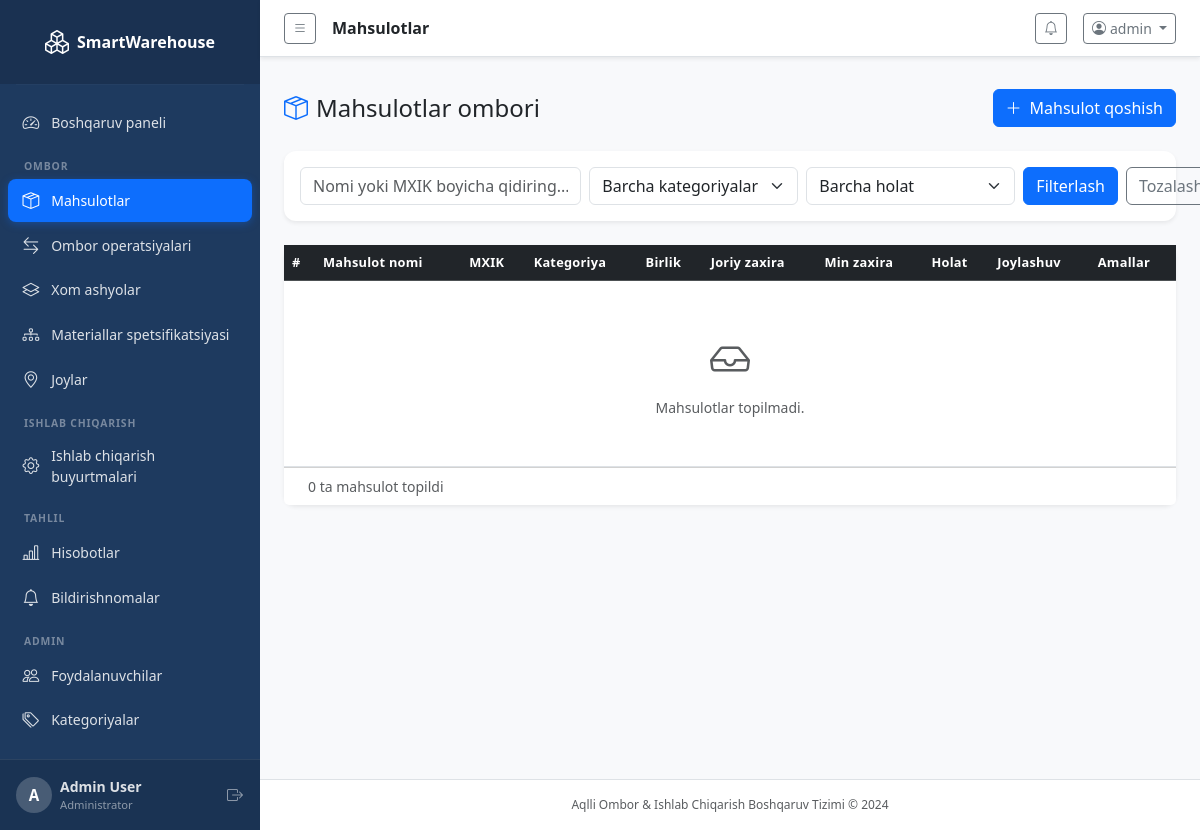
/inventory/products/ (signed in), run on an earlier commit of the app's database.
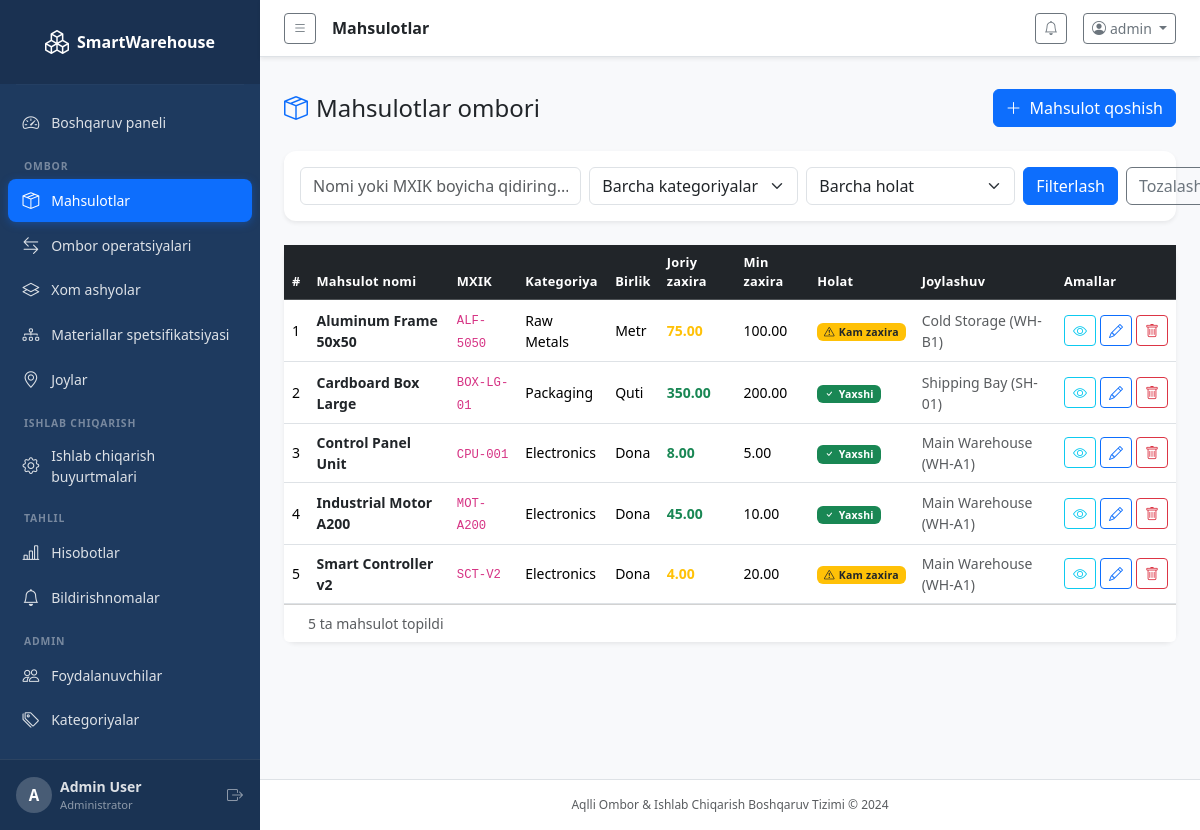
And on a later commit of the database.
### accounts/models.py (models this page shows, shortened)
class CustomUser(AbstractUser):
    ROLE_CHOICES = [
        ('admin', 'Administrator'),
        ('warehouse_manager', 'Ombor boshqaruvchisi'),
        ('production_manager', 'Ishlab chiqarish boshqaruvchisi'),
        ('worker', 'Ishchi'),
    ]
    role = models.CharField(max_length=30, choices=ROLE_CHOICES, default='worker')
    phone = models.CharField(max_length=20, blank=True)
    department = models.CharField(max_length=100, blank=True)
    is_active = models.BooleanField(default=True)
    @property
    def is_admin(self):
        return self.role == 'admin' or self.is_superuser

### inventory/models.py (models this page shows, shortened)
class Product(models.Model):
    UNIT_CHOICES = [
        ('pcs', 'Dona'),
        ('kg', 'Kilogramm'),
        ('g', 'Gramm'),
        ('l', 'Litr'),
        ('ml', 'Millilitr'),
        ('m', 'Metr'),
        ('m2', 'Kv. metr'),
        ('m3', 'Kub metr'),
        ('box', 'Quti'),
        ('pack', 'Paket'),
    ]
    product_name = models.CharField(max_length=200)
    sku = models.CharField(max_length=50, unique=True, verbose_name='MXIK')
    category = models.ForeignKey(Category, on_delete=models.SET_NULL, null=True, blank=True, related_name='products')
    unit = models.CharField(max_length=10, choices=UNIT_CHOICES, default='pcs')
    minimum_stock = models.DecimalField(max_digits=12, decimal_places=2, default=0)
    current_stock = models.DecimalField(max_digits=12, decimal_places=2, default=0)
    default_location = models.ForeignKey(WarehouseLocation, on_delete=models.SET_NULL, null=True, blank=True)
    description = models.TextField(blank=True)
    created_at = models.DateTimeField(auto_now_add=True)
    updated_at = models.DateTimeField(auto_now=True)
    class Meta:
        ordering = ['product_name']
    @property
    def is_low_stock(self):
        return self.current_stock <= self.minimum_stock

class Category(models.Model):
    name = models.CharField(max_length=100, unique=True)
    description = models.TextField(blank=True)
    created_at = models.DateTimeField(auto_now_add=True)
    class Meta:
        verbose_name_plural = 'Categories'
        ordering = ['name']

class WarehouseLocation(models.Model):
    name = models.CharField(max_length=100)
    code = models.CharField(max_length=20, unique=True)
    description = models.TextField(blank=True)
    is_active = models.BooleanField(default=True)
    created_at = models.DateTimeField(auto_now_add=True)
    class Meta:
        ordering = ['name']
    def __str__(self):
        return f'{self.name} ({self.code})'

### inventory/views.py (the view)
# urls.py: path('products/', views.product_list, name='product_list'),
@login_required
def product_list(request):
    q = request.GET.get('q', '')
    category_id = request.GET.get('category', '')
    status = request.GET.get('status', '')
    products = Product.objects.select_related('category', 'default_location').all()
    if q:
        products = products.filter(Q(product_name__icontains=q) | Q(sku__icontains=q))
    if category_id:
        products = products.filter(category_id=category_id)
    if status == 'low':
        products = products.filter(current_stock__lte=F('minimum_stock'))
    elif status == 'out':
        products = products.filter(current_stock=0)
    categories = Category.objects.all()
    return render(request, 'inventory/products.html', {
        'products': products,
        'categories': categories,
        'q': q,
        'selected_category': category_id,
        'selected_status': status,
    })

### dashboard/context_processors.py (called while the page is built)
def notifications_processor(request):
    if request.user.is_authenticated:
        unread_notifications = Notification.objects.filter(is_read=False).order_by('-created_at')[:10]
        unread_count = Notification.objects.filter(is_read=False).count()
        return {
            'unread_notifications': unread_notifications,
            'unread_count': unread_count,
        }
    return {}

### templates/inventory/products.html (shortened to what this page needs)
{% extends 'base.html' %}
{% block page_title %}Mahsulotlar{% endblock %}
{% block content %}
<div class="d-flex justify-content-between align-items-center mb-4 mt-3 flex-wrap gap-2">
  <h4 class="mb-0"><i class="bi bi-box-seam me-2 text-primary"></i>Mahsulotlar ombori</h4>
  <a href="{% url 'inventory:product_create' %}" class="btn btn-primary">
    <i class="bi bi-plus-lg me-2"></i>Mahsulot qoshish
  </a>
</div>
<div class="card border-0 shadow-sm mb-4">
  <div class="card-body py-3">
    <form method="get" class="row g-2 align-items-end">
      <div class="col-md-4">
        <input type="text" name="q" value="{{ q }}" class="form-control" placeholder="Nomi yoki MXIK boyicha qidiring...">
      </div>
      <div class="col-md-3">
        <select name="category" class="form-select">
          <option value="">Barcha kategoriyalar</option>
        </select>
      </div>
      <div class="col-md-3">
        <select name="status" class="form-select">
          <option value="">Barcha holat</option>
        </select>
      </div>
      <div class="col-md-2">
        <div class="d-flex gap-2">
          <button type="submit" class="btn btn-primary flex-grow-1">Filterlash</button>
          <a href="{% url 'inventory:product_list' %}" class="btn btn-outline-secondary">Tozalash</a>
        </div>
      </div>
    </form>
  </div>
</div>
<div class="card border-0 shadow-sm">
  <div class="card-body p-0">
    <div class="table-responsive">
      <table class="table table-hover align-middle mb-0">
        <thead class="table-dark">
          <tr>
            <th>#</th>
            <th>Mahsulot nomi</th>
            <th>MXIK</th>
            <th>Kategoriya</th>
            <th>Birlik</th>
            <th>Joriy zaxira</th>
            <th>Min zaxira</th>
            <th>Holat</th>
            <th>Joylashuv</th>
            <th>Amallar</th>
          </tr>
        </thead>
        <tbody>
          {% for product in products %}
          <tr>
            <td>{{ forloop.counter }}</td>
            <td class="fw-semibold">
              <a href="{% url 'inventory:product_detail' product.pk %}" class="text-decoration-none text-dark">{{ product.product_name }}</a>
            </td>
            <td><code class="small">{{ product.sku }}</code></td>
            <td>{{ product.category.name|default:'—' }}</td>
            <td>{{ product.get_unit_display }}</td>
            <td class="fw-bold {% if product.current_stock == 0 %}text-danger{% elif product.is_low_stock %}text-warning{% else %}text-success{% endif %}">
              {{ product.current_stock }}
            </td>
            <td>{{ product.minimum_stock }}</td>
            <td>
              {% if product.current_stock == 0 %}
                <span class="badge bg-danger">Zaxira tugagan</span>
              {% elif product.is_low_stock %}
                <span class="badge bg-warning text-dark"><i class="bi bi-exclamation-triangle me-1"></i>Kam zaxira</span>
              {% else %}
                <span class="badge bg-success"><i class="bi bi-check me-1"></i>Yaxshi</span>
              {% endif %}
            </td>
            <td class="small text-muted">{{ product.default_location|default:'—' }}</td>
            <td>
              <div class="d-flex gap-1">
                <a href="{% url 'inventory:product_detail' product.pk %}" class="btn btn-sm btn-outline-info" title="Korish"><i class="bi bi-eye"></i></a>
                <a href="{% url 'inventory:product_edit' product.pk %}" class="btn btn-sm btn-outline-primary" title="Tahrirlash"><i class="bi bi-pencil"></i></a>
                <a href="{% url 'inventory:product_delete' product.pk %}" class="btn btn-sm btn-outline-danger" title="Ochirish"><i class="bi bi-trash"></i></a>
              </div>
            </td>
          </tr>
          {% empty %}
          <tr><td colspan="10" class="text-center text-muted py-5">
            <i class="bi bi-inbox fs-1 d-block mb-2"></i>Mahsulotlar topilmadi.
          </td></tr>
          {% endfor %}
        </tbody>
      </table>
    </div>
  </div>
  <div class="card-footer bg-white text-muted small py-2 px-4">
    {{ products|length }} ta mahsulot topildi
  </div>
</div>
{% endblock %}

### templates/base.html (shortened to what this page needs)
<!DOCTYPE html>
<html lang="en">
<head>
  <link href="https://cdn.jsdelivr.net/npm/bootstrap@5.3.3/dist/css/bootstrap.min.css" rel="stylesheet">
  <link href="https://cdn.jsdelivr.net/npm/bootstrap-icons@1.11.3/font/bootstrap-icons.min.css" rel="stylesheet">
  <link href="/static/css/custom.css" rel="stylesheet">
</head>
<body class="bg-light">
{% if user.is_authenticated %}
<div class="d-flex" id="wrapper">
  <nav id="sidebar" class="sidebar d-flex flex-column flex-shrink-0 p-0">
    <a href="{% url 'dashboard:index' %}" class="sidebar-brand d-flex align-items-center justify-content-center py-4 px-3 text-decoration-none">
      <i class="bi bi-boxes me-2 fs-4"></i>
      <span class="fs-6 fw-bold">SmartWarehouse</span>
    </a>
    <hr class="sidebar-divider mx-3 my-0">
    <ul class="nav flex-column px-2 py-3 flex-grow-1">
      <li class="nav-item">
        <a class="nav-link sidebar-link {% if request.resolver_match.app_name == 'dashboard' and request.resolver_match.url_name == 'index' %}active{% endif %}"
           href="{% url 'dashboard:index' %}">
          <i class="bi bi-speedometer2"></i><span>Boshqaruv paneli</span>
        </a>
      </li>
      <li class="sidebar-section-label">OMBOR</li>
      <li class="nav-item">
        <a class="nav-link sidebar-link {% if request.resolver_match.app_name == 'inventory' and 'product' in request.resolver_match.url_name %}active{% endif %}"
           href="{% url 'inventory:product_list' %}">
          <i class="bi bi-box-seam"></i><span>Mahsulotlar</span>
        </a>
      </li>
      <li class="nav-item">
        <a class="nav-link sidebar-link {% if request.resolver_match.app_name == 'inventory' and 'transaction' in request.resolver_match.url_name %}active{% endif %}"
           href="{% url 'inventory:transaction_list' %}">
          <i class="bi bi-arrow-left-right"></i><span>Ombor operatsiyalari</span>
        </a>
      </li>
      <li class="nav-item">
        <a class="nav-link sidebar-link {% if request.resolver_match.app_name == 'inventory' and 'raw_material' in request.resolver_match.url_name %}active{% endif %}"
           href="{% url 'inventory:raw_material_list' %}">
          <i class="bi bi-layers"></i><span>Xom ashyolar</span>
        </a>
      </li>
      <li class="nav-item">
        <a class="nav-link sidebar-link {% if request.resolver_match.app_name == 'inventory' and 'bom' in request.resolver_match.url_name %}active{% endif %}"
           href="{% url 'inventory:bom_list' %}">
          <i class="bi bi-diagram-3"></i><span>Materiallar spetsifikatsiyasi</span>
        </a>
      </li>
      <li class="nav-item">
        <a class="nav-link sidebar-link {% if request.resolver_match.app_name == 'inventory' and 'location' in request.resolver_match.url_name %}active{% endif %}"
           href="{% url 'inventory:location_list' %}">
          <i class="bi bi-geo-alt"></i><span>Joylar</span>
        </a>
      </li>
      <li class="sidebar-section-label">ISHLAB CHIQARISH</li>
      <li class="nav-item">
        <a class="nav-link sidebar-link {% if request.resolver_match.app_name == 'production' %}active{% endif %}"
           href="{% url 'production:order_list' %}">
          <i class="bi bi-gear"></i><span>Ishlab chiqarish buyurtmalari</span>
        </a>
      </li>
      <li class="sidebar-section-label">TAHLIL</li>
      <li class="nav-item">
        <a class="nav-link sidebar-link {% if request.resolver_match.app_name == 'reports' %}active{% endif %}"
           href="{% url 'reports:index' %}">
          <i class="bi bi-bar-chart-line"></i><span>Hisobotlar</span>
        </a>
      </li>
      <li class="nav-item">
        <a class="nav-link sidebar-link {% if request.resolver_match.app_name == 'dashboard' and request.resolver_match.url_name == 'notifications' %}active{% endif %}"
           href="{% url 'dashboard:notifications' %}">
          <i class="bi bi-bell"></i><span>Bildirishnomalar</span>
        </a>
      </li>
      {% if user.is_admin %}
      <li class="sidebar-section-label">ADMIN</li>
      <li class="nav-item">
        <a class="nav-link sidebar-link {% if request.resolver_match.app_name == 'accounts' and 'user' in request.resolver_match.url_name %}active{% endif %}"
           href="{% url 'accounts:users' %}">
          <i class="bi bi-people"></i><span>Foydalanuvchilar</span>
        </a>
      </li>
      <li class="nav-item">
        <a class="nav-link sidebar-link" href="{% url 'inventory:category_list' %}">
          <i class="bi bi-tags"></i><span>Kategoriyalar</span>
        </a>
      </li>
      {% endif %}
    </ul>
    <div class="sidebar-footer px-3 py-3">
      <div class="d-flex align-items-center gap-2">
        <div class="avatar-circle">{{ user.username|first|upper }}</div>
        <div class="flex-grow-1 overflow-hidden">
          <div class="fw-semibold text-truncate small">{{ user.get_full_name|default:user.username }}</div>
          <div class="text-muted" style="font-size:0.7rem">{{ user.get_role_display }}</div>
        </div>
        <form method="post" action="{% url 'accounts:logout' %}" class="d-inline">{% csrf_token %}<button type="submit" class="btn btn-link text-muted p-0" title="Chiqish"><i class="bi bi-box-arrow-right"></i></button></form>
      </div>
    </div>
  </nav>
  <div id="page-content-wrapper" class="flex-grow-1 d-flex flex-column min-vh-100">
    <nav class="navbar navbar-expand navbar-light bg-white border-bottom px-4 py-2 sticky-top shadow-sm">
      <button class="btn btn-sm btn-outline-secondary me-3" id="sidebarToggle">
        <i class="bi bi-list"></i>
      </button>
      <span class="navbar-text fw-semibold text-dark">{% block page_title %}{% endblock %}</span>
      <div class="ms-auto d-flex align-items-center gap-3">
        <div class="dropdown">
          <a class="btn btn-sm btn-outline-secondary position-relative" data-bs-toggle="dropdown" href="#">
            <i class="bi bi-bell"></i>
          </a>
        </div>
        <div class="dropdown">
          <a class="btn btn-sm btn-outline-secondary dropdown-toggle" data-bs-toggle="dropdown" href="#">
            <i class="bi bi-person-circle me-1"></i>{{ user.username }}
          </a>
        </div>
      </div>
    </nav>
    <div class="px-4 pt-3">
    </div>
    <main class="flex-grow-1 px-4 pb-4">
{% endif %}
{% block content %}{% endblock %}
{% if user.is_authenticated %}
    </main>
    <footer class="text-center text-muted py-3 border-top bg-white" style="font-size:0.75rem">
      Aqlli Ombor &amp; Ishlab Chiqarish Boshqaruv Tizimi &copy; 2024
    </footer>
  </div>
</div>
{% endif %}
</body>
</html>

### static/css/custom.css (style rules this page uses)
:root { --sidebar-width: 260px; --sidebar-bg: #1e3a5f; --sidebar-text: rgba(255,255,255,0.85); --sidebar-active: rgba(255,255,255,0.12); --accent: #0d6efd; }
#sidebar { width: var(--sidebar-width); min-width: var(--sidebar-width); background: var(--sidebar-bg); color: var(--sidebar-text); transition: width 0.25s ease; overflow: hidden; }
.sidebar-brand { color: #fff !important; font-size: 1rem; background: rgba(0,0,0,0.15); min-height: 64px; }
.sidebar-brand i { font-size: 1.5rem; }
.sidebar-link { color: var(--sidebar-text); border-radius: 8px; padding: 0.55rem 0.9rem; display: flex; align-items: center; gap: 0.75rem; font-size: 0.875rem; transition: background 0.15s, color 0.15s; margin-bottom: 2px; }
.sidebar-link.active { background: var(--accent); color: #fff; box-shadow: 0 2px 8px rgba(13,110,253,0.35); }
.sidebar-link i { font-size: 1.05rem; flex-shrink: 0; }
.sidebar-section-label { font-size: 0.65rem; font-weight: 700; letter-spacing: 0.08em; text-transform: uppercase; color: rgba(255,255,255,0.4); padding: 0.6rem 1rem 0.25rem; margin-top: 0.25rem; }
hr.sidebar-divider { border-color: rgba(255,255,255,0.1); }
.sidebar-footer { background: rgba(0,0,0,0.12); border-top: 1px solid rgba(255,255,255,0.08); }
.sidebar-footer .text-muted { color: rgba(255,255,255,0.5) !important; }
#page-content-wrapper { min-width: 0; background: #f8f9fb; }
.avatar-circle { width: 36px; height: 36px; border-radius: 50%; background: rgba(255,255,255,0.2); color: #fff; display: flex; align-items: center; justify-content: center; font-weight: 700; font-size: 0.95rem; flex-shrink: 0; }
.text-primary { color: #0d6efd !important; }
.card { border-radius: 12px; }
.table th { font-size: 0.8rem; font-weight: 600; letter-spacing: 0.02em; }
.table td { font-size: 0.875rem; }
.badge { font-weight: 600; letter-spacing: 0.02em; }

What changed in the data, as far as the page shows it:
added Product: product_name "Aluminum Frame 50x50", sku "ALF-5050", category.name "Raw Metals", unit "Metr", current_stock "75.00", minimum_stock "100.00", shows "Kam zaxira", default_location "Cold Storage (WH-B1)"
added Product: product_name "Cardboard Box Large", sku "BOX-LG-01", category.name "Packaging", unit "Quti", current_stock "350.00", minimum_stock "200.00", shows "Yaxshi", default_location "Shipping Bay (SH-01)"
added Product: product_name "Control Panel Unit", sku "CPU-001", category.name "Electronics", unit "Dona", current_stock "8.00", minimum_stock "5.00", shows "Yaxshi", default_location "Main Warehouse (WH-A1)"
added Product: product_name "Industrial Motor A200", sku "MOT-A200", category.name "Electronics", unit "Dona", current_stock "45.00", minimum_stock "10.00", shows "Yaxshi", default_location "Main Warehouse (WH-A1)"
added Product: product_name "Smart Controller v2", sku "SCT-V2", category.name "Electronics", unit "Dona", current_stock "4.00", minimum_stock "20.00", shows "Kam zaxira", default_location "Main Warehouse (WH-A1)"
Also different on the page:
{{ products|length }}: "0" → "5"
text no longer shown: "Mahsulotlar topilmadi."
